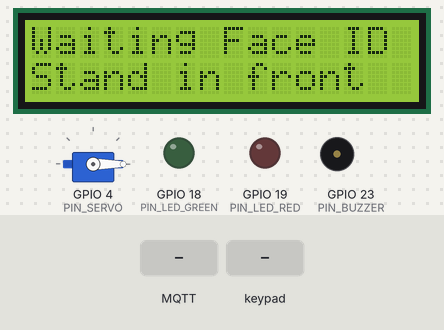
This sketch was run on a simulated ESP32. Parts: servo, 16×2 character LCD, output pins drawn as LEDs (lit = HIGH), buzzer (waves = sounding, pin HIGH). Inputs (shaded band) come from the test bench. WiFi joins after 1.5 s; servers stay silent unless stated; no MQTT or app messages arrive unless stated; what the sketch prints to the serial monitor is not drawn.

Above: at 2.8 s.
2.9 s: MQTT message "FACE_OK" arrives on the first subscribed topic
At 4.6 s:
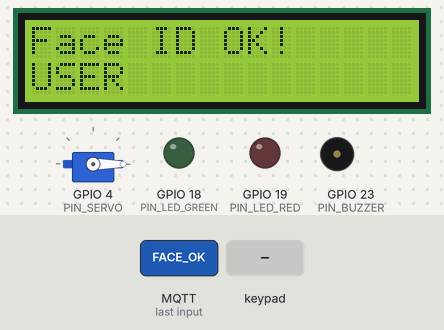
5.9 s: keypad keys 1 3 1 2 1 4 2 7 A pressed 0.4 s apart
At 10.9 s:
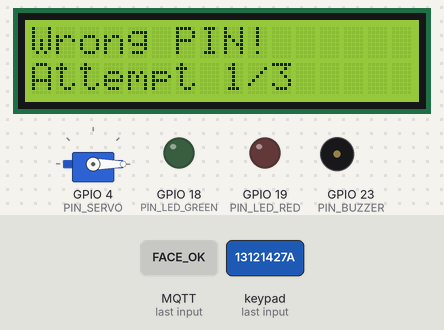
11.0 s: MQTT message "unlock" arrives on the first subscribed topic
At 13.0 s:
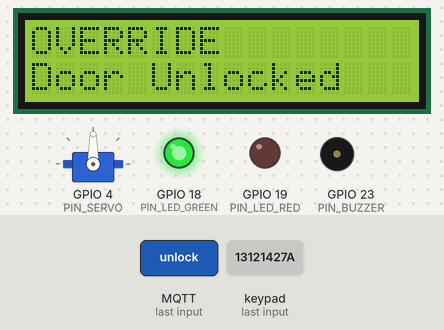
14.0 s: MQTT message "lock" arrives on the first subscribed topic
At 14.9 s:
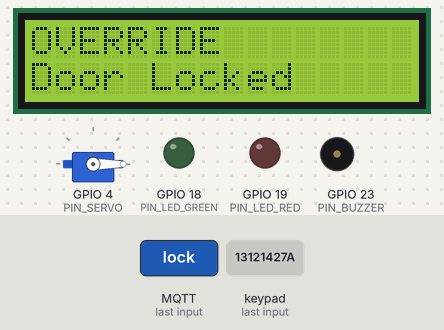
15.5 s: MQTT message "unlock" arrives on the second subscribed topic
At 16.0 s:
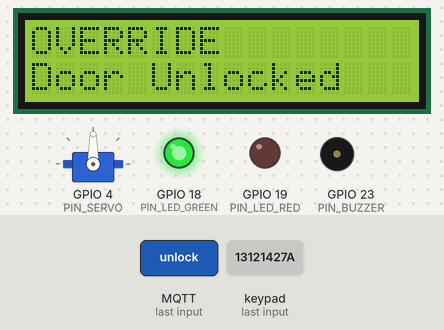
18.5 s: MQTT message "lock" arrives on the second subscribed topic
At 19.5 s:
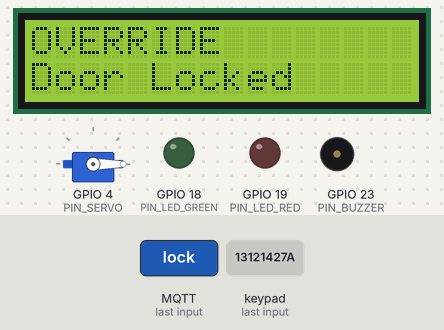
Timing chart, 0 to 21.0 s (numbered marks = the images above; inputs shaded):
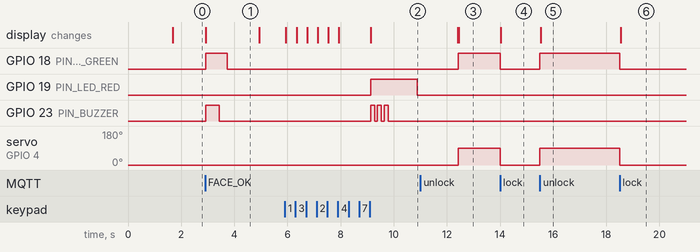

The sketch:

sketch.ino
```cpp
#include <WiFi.h>
#include <PubSubClient.h>
#include <LiquidCrystal_I2C.h>
#include <Keypad.h>
#include <ESP32Servo.h>

// ── Config ───────────────────────────────────
const char* ssid        = "Wokwi-GUEST";
const char* password    = "";
const char* mqtt_server = "broker.emqx.io";

// ── Pins ─────────────────────────────────────
#define PIN_BUZZER    23
#define PIN_LED_GREEN 18
#define PIN_LED_RED   19
#define PIN_SERVO     4

// ── Objects ──────────────────────────────────
WiFiClient    espClient;
PubSubClient  client(espClient);
LiquidCrystal_I2C lcd(0x27, 16, 2);
Servo         doorServo;

// ── Keypad ───────────────────────────────────
const byte ROWS = 4;
const byte COLS = 4;
char keys[ROWS][COLS] = {
  {'1', '2', '3', 'A'},
  {'4', '5', '6', 'B'},
  {'7', '8', '9', 'C'},
  {'*', '0', '#', 'D'}
};
byte rowPins[ROWS] = {13, 12, 14, 27};
byte colPins[COLS] = {26, 25, 33, 32};
Keypad keypad = Keypad(makeKeymap(keys), rowPins, colPins, ROWS, COLS);

// ── State ─────────────────────────────────────
String inputPIN  = "";
String secretPIN = "1234";
int    state     = 0;
// 0: Waiting Face
// 1: Face OK — show message
// 2: Enter PIN
// 3: Granted — door open
// 4: LOCKOUT

int           failCount  = 0;
unsigned long timer      = 0;
unsigned long lockTimer  = 0;
bool          doorOpen   = false;

// ── LCD Helper ────────────────────────────────
void setLcd(String line1, String line2) {
  lcd.clear();
  lcd.setCursor(0, 0);
  while (line1.length() < 16) line1 += " ";
  lcd.print(line1.substring(0, 16));
  lcd.setCursor(0, 1);
  while (line2.length() < 16) line2 += " ";
  lcd.print(line2.substring(0, 16));
}

// ── Buzzer ────────────────────────────────────
void beepOK() {
  // Satu beep panjang — access granted
  digitalWrite(PIN_BUZZER, HIGH);
  delay(500);
  digitalWrite(PIN_BUZZER, LOW);
}

void beepFail() {
  // Tiga beep pendek — access denied
  for (int i = 0; i < 3; i++) {
    digitalWrite(PIN_BUZZER, HIGH);
    delay(150);
    digitalWrite(PIN_BUZZER, LOW);
    delay(100);
  }
}

void beepLockout() {
  // Lima beep — lockout
  for (int i = 0; i < 5; i++) {
    digitalWrite(PIN_BUZZER, HIGH);
    delay(200);
    digitalWrite(PIN_BUZZER, LOW);
    delay(100);
  }
}

// ── Servo / Door ──────────────────────────────
void openDoor() {
  doorServo.write(90);  // Pintu buka — servo putar 90 darjah
  doorOpen = true;
  digitalWrite(PIN_LED_GREEN, HIGH);
  digitalWrite(PIN_LED_RED,   LOW);
  Serial.println("DOOR OPENED");
}

void closeDoor() {
  doorServo.write(0);   // Pintu tutup — servo balik 0 darjah
  doorOpen = false;
  digitalWrite(PIN_LED_GREEN, LOW);
  digitalWrite(PIN_LED_RED,   LOW);
  Serial.println("DOOR CLOSED");
}

void denyAccess() {
  digitalWrite(PIN_LED_RED,   HIGH);
  digitalWrite(PIN_LED_GREEN, LOW);
  beepFail();
  delay(1000);
  digitalWrite(PIN_LED_RED, LOW);
}

// ── MQTT Callback ─────────────────────────────
void callback(char* topic, byte* payload, unsigned int length) {
  String message = "";
  for (int i = 0; i < length; i++) message += (char)payload[i];
  message.trim();

  Serial.println("MQTT Received: " + message);

  // Terima FACE_OK dari Python
  if (message.indexOf("FACE_OK") >= 0 && state == 0) {
    state = 1;
    timer = millis();

    // Extract nama
    String name = "USER";
    if (message.indexOf(":") >= 0) {
      name = message.substring(message.indexOf(":") + 1);
    }

    setLcd("Face ID OK!", name);
    digitalWrite(PIN_LED_GREEN, HIGH);
    beepOK();
    delay(300);
    digitalWrite(PIN_LED_GREEN, LOW);
  }

  // Terima override dari dashboard
  if (message.indexOf("unlock") >= 0) {
    openDoor();
    setLcd("OVERRIDE", "Door Unlocked");
    client.publish("smartlock/status", "UNLOCKED");
    timer = millis();
    state = 3;
  }

  if (message == "lock" || message.indexOf("\"action\":\"lock\"") >= 0) {
    closeDoor();
    setLcd("OVERRIDE", "Door Locked");
    client.publish("smartlock/status", "LOCKED");
    state = 0;
    inputPIN = "";
  }

  if (message.indexOf("reset") >= 0) {
    failCount = 0;
    state     = 0;
    inputPIN  = "";
    closeDoor();
    setLcd("System Reset", "Waiting Face ID");
    client.publish("smartlock/status", "LOCKED");
    state = 0;
    setLcd("Waiting Face ID", "Stand in front");
  }
}

// ── WiFi & MQTT Connect ───────────────────────
void connectWifi() {
  Serial.print("WiFi connecting");
  WiFi.begin(ssid, password);
  int tries = 0;
  while (WiFi.status() != WL_CONNECTED && tries < 20) {
    delay(500); Serial.print("."); tries++;
  }
  if (WiFi.status() == WL_CONNECTED)
    Serial.println("\nWiFi OK: " + WiFi.localIP().toString());
  else
    Serial.println("\nWiFi failed");
}

void connectMqtt() {
  int tries = 0;
  while (!client.connected() && tries < 5) {
    Serial.print("MQTT connecting...");
    if (client.connect("ESP32_SmartLock_Wokwi")) {
      Serial.println("OK");
      client.subscribe("smartlock/face");
      client.subscribe("smartlock/override");
    } else {
      Serial.print("failed: ");
      Serial.println(client.state());
      delay(1000); tries++;
    }
  }
}

// ── Setup ─────────────────────────────────────
void setup() {
  Serial.begin(115200);

  pinMode(PIN_BUZZER,    OUTPUT);
  pinMode(PIN_LED_GREEN, OUTPUT);
  pinMode(PIN_LED_RED,   OUTPUT);
  digitalWrite(PIN_BUZZER,    LOW);
  digitalWrite(PIN_LED_GREEN, LOW);
  digitalWrite(PIN_LED_RED,   LOW);

  // Servo setup
  doorServo.attach(PIN_SERVO);
  doorServo.write(0);  // Start position — door closed

  // LCD
  lcd.init();
  lcd.backlight();
  setLcd("SmartLock v2.0", "Initializing...");

  connectWifi();

  client.setServer(mqtt_server, 1883);
  client.setCallback(callback);
  connectMqtt();

  setLcd("Waiting Face ID", "Stand in front");
  Serial.println("=== SmartLock Ready ===");
}

// ── Loop ──────────────────────────────────────
void loop() {
  // Reconnect MQTT
  if (!client.connected()) connectMqtt();
  client.loop();

  // ── State 1: Face OK — tunjuk 2 saat pastu masuk state 2
  if (state == 1 && (millis() - timer >= 2000)) {
    state = 2;
    inputPIN = "";
    setLcd("Enter PIN:", "Press A=confirm");
  }

  // ── State 2: PIN entry
  if (state == 2) {
    char key = keypad.getKey();
    if (key) {
      Serial.println("Key: " + String(key));

      if (key == 'A') {
        // Confirm PIN
        if (inputPIN == secretPIN) {
          // CORRECT
          state = 3;
          timer = millis();
          setLcd("Access Granted!", "Door Opening...");
          openDoor();
          beepOK();
          client.publish("smartlock/status", "UNLOCKED");
          failCount = 0;

        } else {
          // WRONG PIN
          failCount++;
          Serial.println("Wrong PIN! Fail: " + String(failCount));

          if (failCount >= 3) {
            // LOCKOUT
            state     = 4;
            lockTimer = millis();
            setLcd("LOCKED OUT!", "Wait 30 seconds");
            denyAccess();
            beepLockout();
            digitalWrite(PIN_LED_RED, HIGH);
            client.publish("smartlock/status", "WRONG_PIN");
            Serial.println("LOCKOUT ACTIVATED");

          } else {
            setLcd("Wrong PIN!", "Attempt " + String(failCount) + "/3");
            denyAccess();
            client.publish("smartlock/status", "WRONG_PIN");
            delay(1500);
            inputPIN = "";
            setLcd("Enter PIN:", "Attempt " + String(failCount) + "/3");
          }
        }
        inputPIN = "";

      } else if (key == 'D') {
        // Clear
        inputPIN = "";
        setLcd("Enter PIN:", "Cleared");
        delay(500);
        setLcd("Enter PIN:", "Press A=confirm");

      } else if (key >= '0' && key <= '9') {
        // Digit
        if (inputPIN.length() < 6) {
          inputPIN += key;
          String masked = "";
          for (int i = 0; i < inputPIN.length(); i++) masked += "*";
          setLcd("Enter PIN:", masked);
        }
      }
    }
  }

  // ── State 3: Door open — auto close selepas 5 saat
  if (state == 3 && (millis() - timer >= 5000)) {
    closeDoor();
    inputPIN = "";
    failCount = 0;
    state     = 0;
    setLcd("Door Locked", "Waiting Face ID");
    client.publish("smartlock/status", "LOCKED");
  }

  // ── State 4: Lockout 30 saat
  if (state == 4) {
    unsigned long elapsed   = (millis() - lockTimer) / 1000;
    int           remaining = 30 - elapsed;

    if (remaining <= 0) {
      // Lockout habis
      state     = 0;
      failCount = 0;
      inputPIN  = "";
      digitalWrite(PIN_LED_RED, LOW);
      closeDoor();
      setLcd("System Ready", "Waiting Face ID");
      Serial.println("Lockout expired");
    } else {
      // Update LCD setiap saat
      if (millis() % 1000 < 50) {
        setLcd("LOCKED OUT!", "Wait " + String(remaining) + "s...");
      }
    }
  }
}
```

Measured:
- after the input at 2.9 s, GPIO 18 (PIN_LED_GREEN): LOW → HIGH at once, → LOW 0.80 s later; GPIO 23 (PIN_BUZZER): LOW → HIGH at once, → LOW 0.50 s later; the display: changes at once (image 1)
- after the input at 5.9 s, GPIO 19 (PIN_LED_RED): LOW → HIGH after 3.2 s, → LOW 1.8 s later; GPIO 23 (PIN_BUZZER): alternates HIGH for 0.15 s and LOW for 0.10 s, 6 changes in all, then stays LOW, starting after 3.2 s; the display: first changes at once (image 2 shows a later state)
- after the input at 11.0 s, GPIO 18 (PIN_LED_GREEN): LOW → HIGH after 1.4 s; servo on GPIO 4 (PIN_SERVO): 0° → 90° after 1.4 s; the display: first differs from a run without the input after 1.4 s (image 3)
- after the input at 14.0 s, GPIO 18 (PIN_LED_GREEN): HIGH → LOW at once; servo on GPIO 4 (PIN_SERVO): 90° → 0° at once; the display: changes at once (image 4)
- after the input at 15.5 s, GPIO 18 (PIN_LED_GREEN): LOW → HIGH at once; servo on GPIO 4 (PIN_SERVO): 0° → 90° at once; the display: changes at once (image 5)
- after the input at 18.5 s, GPIO 18 (PIN_LED_GREEN): HIGH → LOW after 0.00 s instead of 2.0 s; servo on GPIO 4 (PIN_SERVO): 90° → 0° after 0.00 s instead of 2.0 s; the display: changes at once (image 6)
- what the display in image 1 shows lasts 2.0 s, from 2.9 s to 4.9 s
